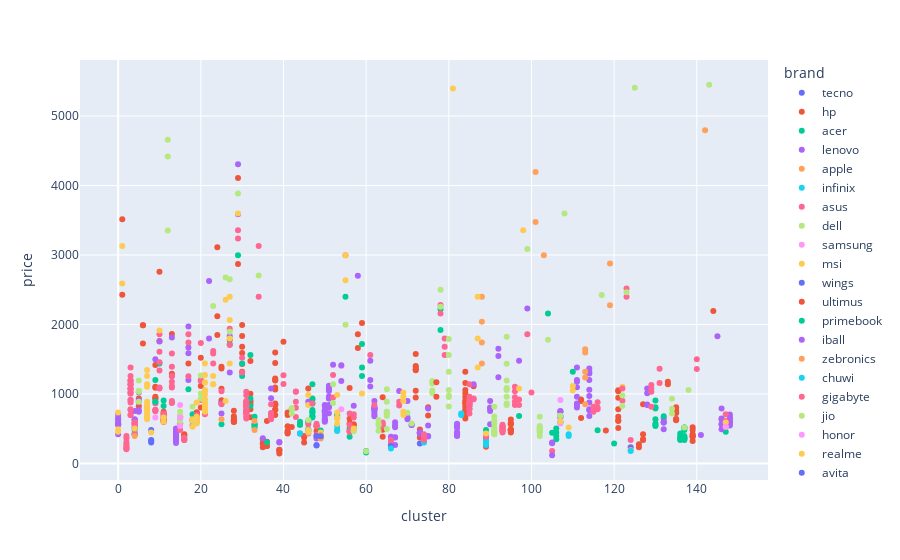

The cell this chart's notebook holds for it:
### Code cell
# Cruzamento entre brand e price, apresetando os clusters
px.scatter(df_laptops, x='cluster', y='price', color='brand')

### Figure 1 — Plotly figure (JSON) as saved in the notebook; plotly's stock layout.template omitted (floating-point values rounded to 4 significant figures; data arrays with more than 128 entries replaced by an {"elided": "..."} marker saying what was removed)
{"data": [{"hovertemplate": "brand=tecno<br>cluster=%{x}<br>price=%{y}<extra></extra>", "legendgroup": "tecno", "marker": {"color": "#636efa", "symbol": "circle"}, "mode": "markers", "name": "tecno", "orientation": "v", "showlegend": true, "type": "scatter", "x": [73, 44], "xaxis": "x", "y": [287.7, 431.6], "yaxis": "y"}, {"hovertemplate": "brand=hp<br>cluster=%{x}<br>price=%{y}<extra></extra>", "legendgroup": "hp", "marker": {"color": "#EF553B", "symbol": "circle"}, "mode": "markers", "name": "hp", "orientation": "v", "showlegend": true, "type": "scatter", "x": {"elided": "205 int values"}, "xaxis": "x", "y": {"elided": "205 float values"}, "yaxis": "y"}, {"hovertemplate": "brand=acer<br>cluster=%{x}<br>price=%{y}<extra></extra>", "legendgroup": "acer", "marker": {"color": "#00cc96", "symbol": "circle"}, "mode": "markers", "name": "acer", "orientation": "v", "showlegend": true, "type": "scatter", "x": [53, 47, 25, 4, 49, 47, 147, 49, 47, 130, 30, 30, 137, 46, 136, 13, 104, 49, 89, 47, 97, 10, 137, 33, 137, 44, 46, 33, 33, 33, 44, 53, 116, 120, 47, 130, 44, 47, 36, 4, 4, 137, 47, 130, 106, 106, 56, 78, 130, 136, 32, 130, 4, 47, 49, 137, 136, 137, 46, 47, 106, 106, 137, 46, 53, 107, 33, 59, 18, 27, 89, 105, 59, 59, 130, 17, 32, 55, 32, 130, 137, 56, 78, 29, 136, 47, 136, 11, 11], "xaxis": "x", "y": [479.6, 935.4, 563.6, 419.6, 395.7, 683.5, 455.6, 473.7, 1139.0, 575.6, 1439.0, 1259.0, 371.7, 467.6, 395.7, 875.4, 2159.0, 383.7, 359.7, 731.5, 683.5, 1439.0, 335.7, 563.6, 359.7, 557.7, 599.5, 539.7, 515.7, 563.6, 557.6, 683.5, 477.3, 287.7, 767.6, 791.4, 599.5, 740.0, 305.7, 479.6, 419.6, 515.6, 683.5, 635.5, 443.6, 503.6, 497.6, 1919.0, 809.5, 431.6, 1559.0, 905.5, 503.6, 863.4, 369.3, 359.6, 353.7, 515.6, 491.6, 659.5, 394.5, 347.8, 479.6, 599.5, 698.8, 677.5, 670.4, 1720.0, 707.5, 1715.0, 479.6, 441.4, 1259.0, 1379.0, 539.6, 1067.0, 827.4, 2400.0, 934.2, 551.6, 395.7, 384.9, 2219.0, 2998.0, 335.7, 917.5, 359.7, 827.5, 905.5], "yaxis": "y"}, {"hovertemplate": "brand=lenovo<br>cluster=%{x}<br>price=%{y}<extra></extra>", "legendgroup": "lenovo", "marker": {"color": "#ab63fa", "symbol": "circle"}, "mode": "markers", "name": "lenovo", "orientation": "v", "showlegend": true, "type": "scatter", "x": {"elided": "201 int values"}, "xaxis": "x", "y": {"elided": "201 float values"}, "yaxis": "y"}, {"hovertemplate": "brand=apple<br>cluster=%{x}<br>price=%{y}<extra></extra>", "legendgroup": "apple", "marker": {"color": "#FFA15A", "symbol": "circle"}, "mode": "markers", "name": "apple", "orientation": "v", "showlegend": true, "type": "scatter", "x": [113, 142, 113, 88, 113, 101, 101, 103, 88, 88, 113, 113, 119, 119, 88], "xaxis": "x", "y": [851.4, 4796.0, 1235.0, 1439.0, 1319.0, 3477.0, 4196.0, 2997.0, 2397.0, 1739.0, 1595, 1643.0, 2278.0, 2877.0, 2038.0], "yaxis": "y"}, {"hovertemplate": "brand=infinix<br>cluster=%{x}<br>price=%{y}<extra></extra>", "legendgroup": "infinix", "marker": {"color": "#19d3f3", "symbol": "circle"}, "mode": "markers", "name": "infinix", "orientation": "v", "showlegend": true, "type": "scatter", "x": [4, 83, 74, 89, 74, 44, 83, 53, 107, 89, 74, 53, 46], "xaxis": "x", "y": [419.6, 719.5, 359.7, 335.7, 323.7, 431.6, 695.5, 467.6, 587.6, 311.7, 299.7, 539.6, 467.6], "yaxis": "y"}, {"hovertemplate": "brand=asus<br>cluster=%{x}<br>price=%{y}<extra></extra>", "legendgroup": "asus", "marker": {"color": "#FF6692", "symbol": "circle"}, "mode": "markers", "name": "asus", "orientation": "v", "showlegend": true, "type": "scatter", "x": {"elided": "210 int values"}, "xaxis": "x", "y": {"elided": "210 float values"}, "yaxis": "y"}, {"hovertemplate": "brand=dell<br>cluster=%{x}<br>price=%{y}<extra></extra>", "legendgroup": "dell", "marker": {"color": "#B6E880", "symbol": "circle"}, "mode": "markers", "name": "dell", "orientation": "v", "showlegend": true, "type": "scatter", "x": [91, 80, 80, 57, 5, 52, 15, 20, 122, 104, 91, 42, 20, 102, 107, 18, 94, 63, 138, 78, 102, 65, 91, 94, 65, 20, 91, 65, 65, 91, 91, 107, 15, 15, 102, 42, 5, 42, 91, 5, 26, 63, 91, 76, 102, 76, 63, 134, 65, 5, 65, 91, 76, 99, 76, 70, 143, 18, 29, 23, 125, 108, 134, 5, 63, 134, 102, 94, 94, 91, 102, 102, 71, 80, 12, 117, 102, 123, 52, 15, 27, 55, 94, 94, 91, 94, 94, 65, 65, 80, 137, 78, 80, 80, 122, 34, 27, 12, 12, 91, 46, 57, 102, 15, 94, 80], "xaxis": "x", "y": [419.6, 818.4, 974.9, 475.5, 1037.0, 869.4, 599.7, 1007.0, 827.4, 1781.0, 455.6, 791.4, 929.4, 470.6, 687.2, 611.5, 839.5, 626.0, 1055.0, 2500.0, 440.5, 718.3, 419.6, 1823, 1067.0, 1265.0, 617.5, 683.5, 743.5, 815.9, 675.7, 682.2, 683.5, 611.5, 467.6, 791.4, 1193.0, 719.5, 449.6, 1031.0, 2678.0, 550.1, 459.9, 1187.0, 395.7, 1049.0, 575.6, 929.4, 496.9, 1047.0, 725.5, 447.1, 1013.0, 3088.0, 1151.0, 730.4, 5451.0, 814.2, 3886.0, 2267.0, 5409.0, 3598.0, 785.6, 887.4, 471.2, 719.5, 501.4, 1055.0, 1085.0, 491.6, 524.0, 671.5, 575.6, 955.8, 3352.0, 2423.0, 490.4, 2465.0, 1138.0, 743.5, 1895.0, 1997.0, 1193.0, 959.7, 515.6, 1067.0, 863.4, 887.4, 743.5, 1790.0, 515.7, 2255.0, 1319.0, 1559.0, 976.3, 2704.0, 2650.0, 4659.0, 4419.0, 575.6, 623.5, 461.6, 539.6, 670.4, 1434.0, 1055.0], "yaxis": "y"}, {"hovertemplate": "brand=samsung<br>cluster=%{x}<br>price=%{y}<extra></extra>", "legendgroup": "samsung", "marker": {"color": "#FF97FF", "symbol": "circle"}, "mode": "markers", "name": "samsung", "orientation": "v", "showlegend": true, "type": "scatter", "x": [54, 15, 107, 15, 107, 15, 54], "xaxis": "x", "y": [779.5, 539.6, 575.6, 839.4, 911.4, 659.5, 1403.0], "yaxis": "y"}, {"hovertemplate": "brand=msi<br>cluster=%{x}<br>price=%{y}<extra></extra>", "legendgroup": "msi", "marker": {"color": "#FECB52", "symbol": "circle"}, "mode": "markers", "name": "msi", "orientation": "v", "showlegend": true, "type": "scatter", "x": [7, 21, 89, 7, 7, 26, 11, 4, 53, 21, 19, 21, 46, 53, 7, 46, 7, 7, 18, 21, 59, 21, 27, 81, 69, 26, 7, 7, 21, 7, 87, 27, 87, 19, 7, 7, 87, 27, 29, 53, 49, 10, 97, 7, 19, 7, 69, 11, 23, 69, 23, 19, 23, 69, 0, 19, 18, 122, 21, 98, 21, 19, 21, 55, 21, 21, 46, 46, 1, 7, 21, 55, 1, 27, 21, 69, 147, 147, 57, 0, 53, 110, 21, 110, 107, 53, 53, 0, 21, 7], "xaxis": "x", "y": [635.5, 800.9, 431.2, 839.4, 659.5, 899.4, 599.5, 503.6, 659.5, 743.5, 635.5, 755.5, 479.6, 647.5, 683.5, 443.6, 815.4, 785.5, 527.6, 1271.0, 1007.0, 795.8, 2399.0, 5397.0, 959.4, 2358.0, 755.5, 1139.0, 1163.0, 1259.0, 1799.0, 1799.0, 1379.0, 671.5, 707.5, 671.5, 2399.0, 1439.0, 3598.0, 983.3, 443.6, 1912.0, 1079.0, 887.4, 575.6, 1343.0, 695.5, 659.5, 1259.0, 899.4, 1139.0, 611.5, 1139.0, 1019.0, 731.5, 623.5, 635.5, 1103.0, 1055.0, 3358.0, 923.4, 875.4, 1043.0, 2998.0, 767.5, 1163.0, 983.3, 839.4, 3130.0, 781.9, 875.4, 2638.0, 2590.0, 2063.0, 839.4, 743.5, 527.6, 587.6, 503.6, 455.6, 569.6, 1115.0, 995.3, 1048.0, 606.8, 731.5, 647.5, 491.6, 1439.0, 1103.0], "yaxis": "y"}, {"hovertemplate": "brand=wings<br>cluster=%{x}<br>price=%{y}<extra></extra>", "legendgroup": "wings", "marker": {"color": "#636efa", "symbol": "circle"}, "mode": "markers", "name": "wings", "orientation": "v", "showlegend": true, "type": "scatter", "x": [8, 8, 8, 8], "xaxis": "x", "y": [335.7, 479.6, 299.7, 323.7], "yaxis": "y"}, {"hovertemplate": "brand=ultimus<br>cluster=%{x}<br>price=%{y}<extra></extra>", "legendgroup": "ultimus", "marker": {"color": "#EF553B", "symbol": "circle"}, "mode": "markers", "name": "ultimus", "orientation": "v", "showlegend": true, "type": "scatter", "x": [89, 39, 39, 39, 39, 89], "xaxis": "x", "y": [239.8, 191.8, 143.8, 179.8, 197.8, 274.8], "yaxis": "y"}, {"hovertemplate": "brand=primebook<br>cluster=%{x}<br>price=%{y}<extra></extra>", "legendgroup": "primebook", "marker": {"color": "#00cc96", "symbol": "circle"}, "mode": "markers", "name": "primebook", "orientation": "v", "showlegend": true, "type": "scatter", "x": [60, 60], "xaxis": "x", "y": [179.8, 155.8], "yaxis": "y"}, {"hovertemplate": "brand=iball<br>cluster=%{x}<br>price=%{y}<extra></extra>", "legendgroup": "iball", "marker": {"color": "#ab63fa", "symbol": "circle"}, "mode": "markers", "name": "iball", "orientation": "v", "showlegend": true, "type": "scatter", "x": [105], "xaxis": "x", "y": [117.5], "yaxis": "y"}, {"hovertemplate": "brand=zebronics<br>cluster=%{x}<br>price=%{y}<extra></extra>", "legendgroup": "zebronics", "marker": {"color": "#FFA15A", "symbol": "circle"}, "mode": "markers", "name": "zebronics", "orientation": "v", "showlegend": true, "type": "scatter", "x": [49, 4, 25, 49, 33, 49, 33], "xaxis": "x", "y": [407.7, 395.7, 635.5, 359.7, 479.6, 395.7, 611.5], "yaxis": "y"}, {"hovertemplate": "brand=chuwi<br>cluster=%{x}<br>price=%{y}<extra></extra>", "legendgroup": "chuwi", "marker": {"color": "#19d3f3", "symbol": "circle"}, "mode": "markers", "name": "chuwi", "orientation": "v", "showlegend": true, "type": "scatter", "x": [109, 89, 89, 109], "xaxis": "x", "y": [395.7, 299.7, 263.7, 419.6], "yaxis": "y"}, {"hovertemplate": "brand=gigabyte<br>cluster=%{x}<br>price=%{y}<extra></extra>", "legendgroup": "gigabyte", "marker": {"color": "#FF6692", "symbol": "circle"}, "mode": "markers", "name": "gigabyte", "orientation": "v", "showlegend": true, "type": "scatter", "x": [47, 122], "xaxis": "x", "y": [863.4, 1079.0], "yaxis": "y"}, {"hovertemplate": "brand=jio<br>cluster=%{x}<br>price=%{y}<extra></extra>", "legendgroup": "jio", "marker": {"color": "#B6E880", "symbol": "circle"}, "mode": "markers", "name": "jio", "orientation": "v", "showlegend": true, "type": "scatter", "x": [60], "xaxis": "x", "y": [176.3], "yaxis": "y"}, {"hovertemplate": "brand=honor<br>cluster=%{x}<br>price=%{y}<extra></extra>", "legendgroup": "honor", "marker": {"color": "#FF97FF", "symbol": "circle"}, "mode": "markers", "name": "honor", "orientation": "v", "showlegend": true, "type": "scatter", "x": [9, 147], "xaxis": "x", "y": [659.5, 527.6], "yaxis": "y"}, {"hovertemplate": "brand=realme<br>cluster=%{x}<br>price=%{y}<extra></extra>", "legendgroup": "realme", "marker": {"color": "#FECB52", "symbol": "circle"}, "mode": "markers", "name": "realme", "orientation": "v", "showlegend": true, "type": "scatter", "x": [8, 109], "xaxis": "x", "y": [443.6, 515.6], "yaxis": "y"}, {"hovertemplate": "brand=avita<br>cluster=%{x}<br>price=%{y}<extra></extra>", "legendgroup": "avita", "marker": {"color": "#636efa", "symbol": "circle"}, "mode": "markers", "name": "avita", "orientation": "v", "showlegend": true, "type": "scatter", "x": [48, 48, 49, 124, 66], "xaxis": "x", "y": [256.5, 395.2, 390.4, 232.9, 251.8], "yaxis": "y"}, {"hovertemplate": "brand=microsoft<br>cluster=%{x}<br>price=%{y}<extra></extra>", "legendgroup": "microsoft", "marker": {"color": "#EF553B", "symbol": "circle"}, "mode": "markers", "name": "microsoft", "orientation": "v", "showlegend": true, "type": "scatter", "x": [77, 77], "xaxis": "x", "y": [959.4, 1169.0], "yaxis": "y"}, {"hovertemplate": "brand=fujitsu<br>cluster=%{x}<br>price=%{y}<extra></extra>", "legendgroup": "fujitsu", "marker": {"color": "#00cc96", "symbol": "circle"}, "mode": "markers", "name": "fujitsu", "orientation": "v", "showlegend": true, "type": "scatter", "x": [9, 9, 110, 9, 132], "xaxis": "x", "y": [887.4, 887.4, 1319.0, 1199.0, 677.5], "yaxis": "y"}, {"hovertemplate": "brand=lg<br>cluster=%{x}<br>price=%{y}<extra></extra>", "legendgroup": "lg", "marker": {"color": "#ab63fa", "symbol": "circle"}, "mode": "markers", "name": "lg", "orientation": "v", "showlegend": true, "type": "scatter", "x": [54, 37, 145, 54, 37, 13, 52], "xaxis": "x", "y": [1187.0, 939.1, 1829.0, 1414.0, 1077.0, 1811.0, 1421.0], "yaxis": "y"}, {"hovertemplate": "brand=walker<br>cluster=%{x}<br>price=%{y}<extra></extra>", "legendgroup": "walker", "marker": {"color": "#FFA15A", "symbol": "circle"}, "mode": "markers", "name": "walker", "orientation": "v", "showlegend": true, "type": "scatter", "x": [124], "xaxis": "x", "y": [191.8], "yaxis": "y"}, {"hovertemplate": "brand=axl<br>cluster=%{x}<br>price=%{y}<extra></extra>", "legendgroup": "axl", "marker": {"color": "#19d3f3", "symbol": "circle"}, "mode": "markers", "name": "axl", "orientation": "v", "showlegend": true, "type": "scatter", "x": [66, 124], "xaxis": "x", "y": [215.8, 179.8], "yaxis": "y"}], "layout": {"legend": {"title": {"text": "brand"}, "tracegroupgap": 0}, "margin": {"t": 60}, "xaxis": {"anchor": "y", "domain": [0, 1], "title": {"text": "cluster"}}, "yaxis": {"anchor": "x", "domain": [0, 1], "title": {"text": "price"}}}}
